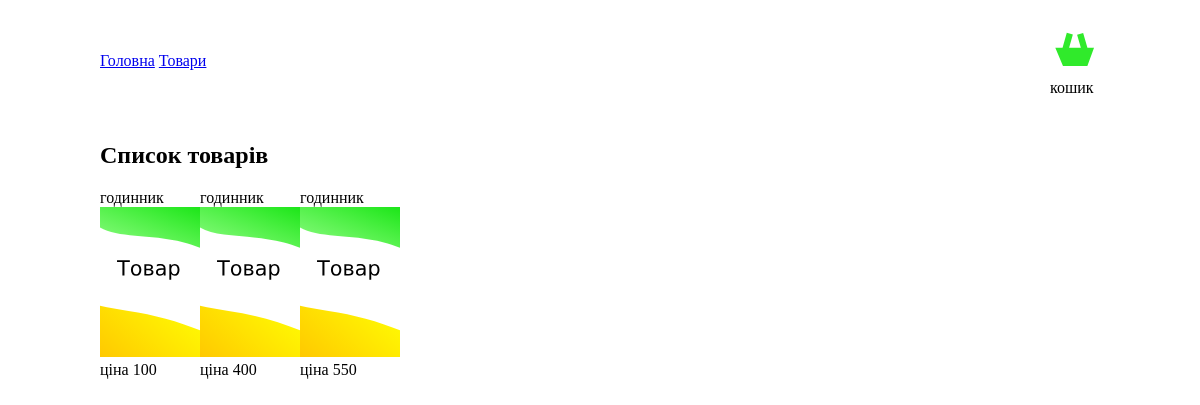
The app's page /product/index.php, older data.
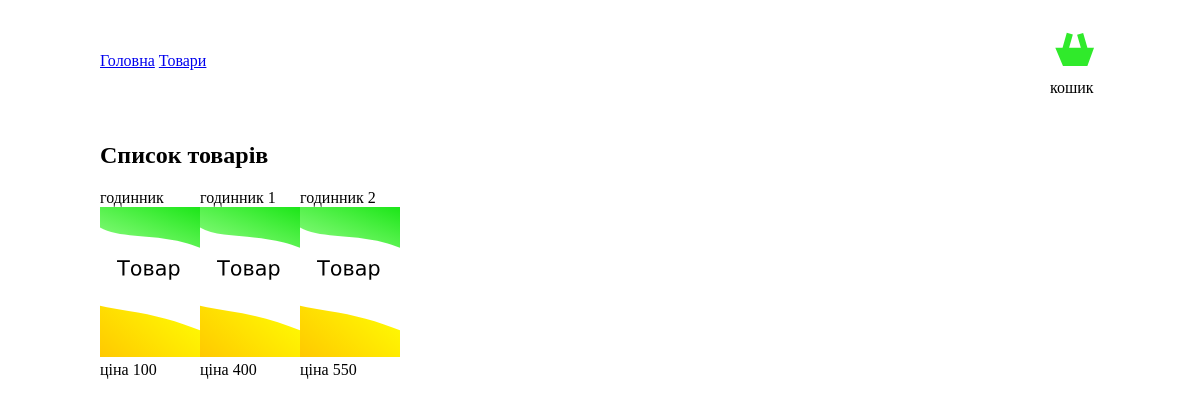
The same page, newer data.
### tables this page shows
create table prods (
	id int not null primary key auto_increment,
	title varchar(300) not null,
	about text,
	img varchar(300) not null,
	price float,
	status int);

### product/index.php (called while the page is built, shortened)
<?php
include_once('../init.php');
include_once('../templ/parts/header.php');
$limit = $data['prod_per_page'];
$q = "select * from prods limit $limit;";
$prods = put_query($q);
include_once('../templ/pages/prod_list.php');
include_once('../templ/parts/footer.php');

### app/defaults.php (called while the page is built)
<?php
$data['baseurl'] = "http://localhost/store/";
$data['prod_per_page'] = 3;

### app/mod/db.php (called while the page is built, shortened)
<?php
	function put_query($qu) {
		try {
			$conn = new PDO('mysql:host=' . SERVER_DB . ';dbname=' . NAME_DB, DB_LOGIN, DB_PASS);
			$conn->exec("set names utf8");
			$data = $conn->query($qu);
			if(!empty($data)){
				$result = array();
				foreach ($data as $key => $row) {
					$result[$key] = $row;
				}
			}else{
				$result = NULL;
			}
		} catch (PDOException $e) {
			echo 'ERROR: ' . $e->getMessage();
		}
		return $result;
	}
?>

### templ/parts/prod.php (the view)
<div class="prod">
<?php
echo '
'.$v['title'].'<br>
<img src=' .$data['baseurl'].$v['img'].'><br>
ціна '.$v['price'];
?>
</div>

### templ/parts/header.php (shortened to what this page needs)
<!DOCTYPE html>
<html lang="en">
<head>
</head>
<body>
<header>
<div class="container">
<div class="header_inner">
<div class="ht_menu">
<a href="<?php echo $data['baseurl'];?>">Головна</a>
<a href="<?php echo $data['baseurl']."product/";?>">Товари</a>
</div>
<div class="th_card">
<img src="<?php echo $data['baseurl'];?>pub/img/card.svg"><br>
кошик
</div>
</div>
</div>
</header>

### templ/pages/prod_list.php
<div class="container">
<h2>Список товарів</h2>
<div class="prods_block">
<?php
foreach($prods as $v){
include('../templ/parts/prod.php');
}?>
</div>
</div>

### templ/parts/footer.php (shortened to what this page needs)
<link rel="stylesheet" href="<?php echo $data['baseurl']; ?>pub/css/s.css" />
</body>
</html>

### pub/css/s.css (style rules this page uses)
body { margin: 0; }
.container { width: 100%; max-width: 1000px; margin: 0 auto; }
header { padding: 25px 0 25px 0; }
.header_inner { display: flex; justify-content: space-between; align-items: center; }
.prods_block { display: flex; align-items: left; }

Row changes from the older to the newer data that the page shows:
changed prods: title "годинник" → "годинник 1"
changed prods: title "годинник" → "годинник 2"
